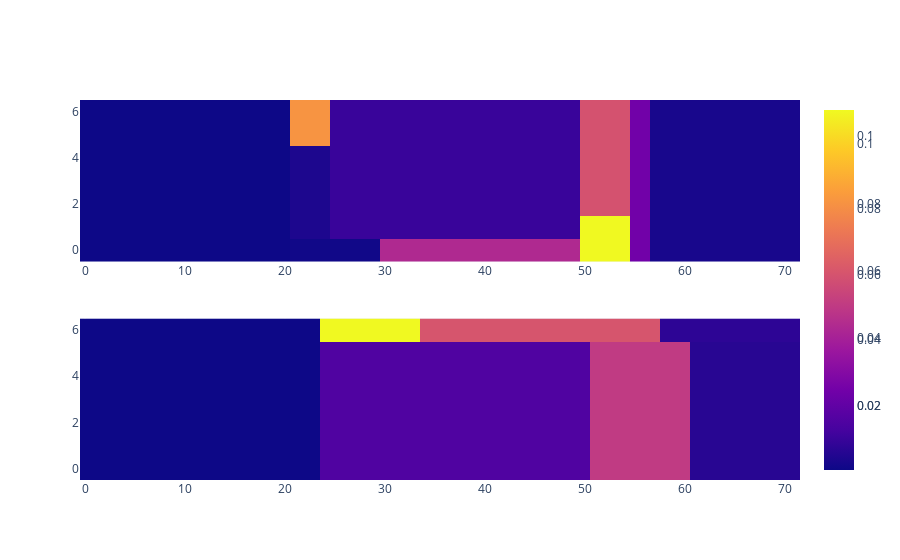

Write notebook code for a chart like this one.
### Code cell
import plotly.graph_objects as go
from plotly.subplots import make_subplots

draw = {
    "HomeA/2016": ["Range"],
    "HomeG/2016": ["Range"],
}
fig = make_subplots(rows=sum([len(draw[x]) for x in draw]), cols=1)
row_id = 1
for home in draw:
    for d in draw[home]:
        r_tree = index.Index(properties=p)
        for i,x in enumerate(habit_groups[home][d]):
            bound = x["box"][0] + x["box"][1] 
            r_tree.insert(id=i, coordinates=bound, obj=sum(x["dis"]))
        on_rate_group = np.full(ctx_info.get_ctx_space_shape(), -0.1)

        for i in range(ctx_info.get_ctx_space_shape()[0]):
            for j in range(ctx_info.get_ctx_space_shape()[1]):
                result = list(r_tree.intersection([i,j,i,j], objects=True))

                on_rate_group[i,j] = result[0].object
        fig.append_trace(
            go.Heatmap(z=np.transpose(on_rate_group)),
            row_id, 1
        )
        row_id += 1
fig.show()

### Figure 1 — Plotly figure (JSON) as saved in the notebook; plotly's stock layout.template omitted (floating-point values rounded to 4 significant figures; data arrays with more than 128 entries replaced by an {"elided": "..."} marker saying what was removed)
{"data": [{"type": "heatmap", "xaxis": "x", "yaxis": "y", "z": {"elided": "7x72 float values"}}, {"type": "heatmap", "xaxis": "x2", "yaxis": "y2", "z": {"elided": "7x72 float values"}}], "layout": {"xaxis": {"anchor": "y", "domain": [0, 1]}, "xaxis2": {"anchor": "y2", "domain": [0, 1]}, "yaxis": {"anchor": "x", "domain": [0.575, 1]}, "yaxis2": {"anchor": "x2", "domain": [0, 0.425]}}}
